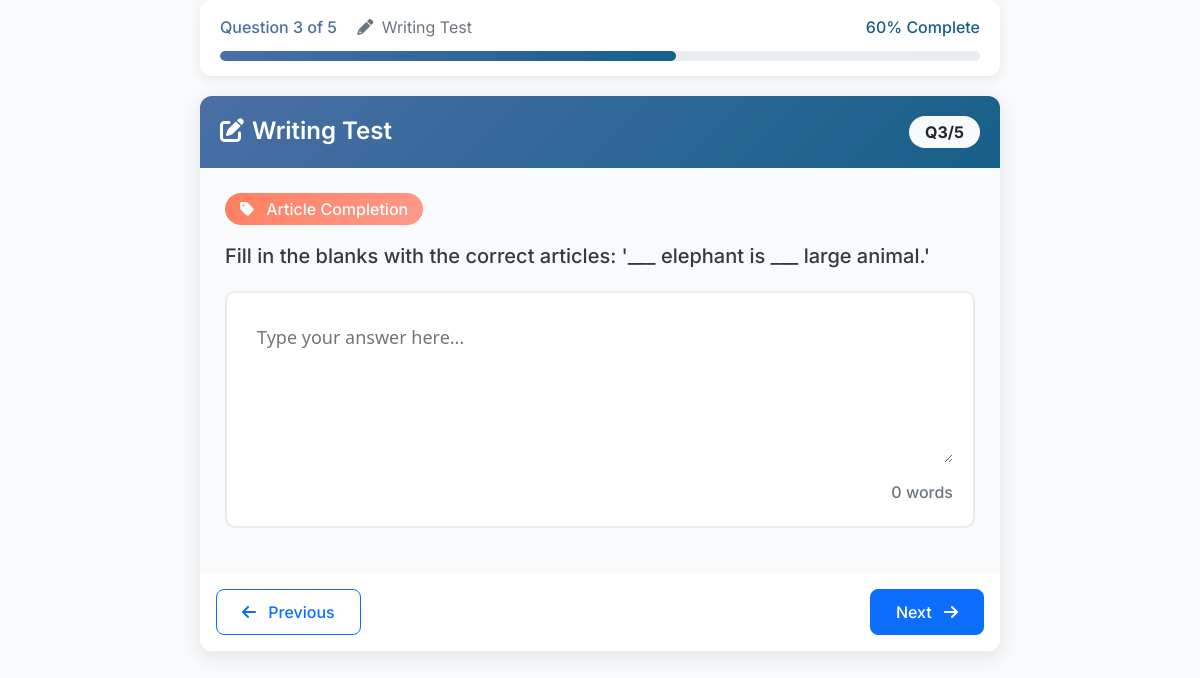
Screenshot of /writing/test/2/question/3/ (signed in) with the database file from the repository.
### writing/models.py (models this page shows, shortened)
class WritingQuestion(models.Model):
    QUESTION_TYPES = [
        ('picture_description', 'Picture Description'),
        ('tense_change', 'Tense Change'),
        ('article_complete', 'Article Completion'),
        ('dictation', 'Dictation'),
        ('grammar_correction', 'Grammar Correction'),
    ]
    test = models.ForeignKey(WritingTest, on_delete=models.CASCADE, related_name='questions')
    order = models.IntegerField(default=1)
    question_type = models.CharField(max_length=50, choices=QUESTION_TYPES)
    prompt = models.TextField()
    correct_answer = models.TextField(help_text="Main correct answer for auto-checking")
    acceptable_answers = models.JSONField(default=list, blank=True, help_text="List of other acceptable answers in JSON format")
    explanation = models.TextField(blank=True)
    picture_filename = models.CharField(max_length=200, blank=True, help_text="Name of image file in static folder")
    required_keywords = models.JSONField(default=list, blank=True, help_text="Keywords that should be present")
    min_sentences = models.IntegerField(default=2)
    min_words = models.IntegerField(default=15)
    max_words = models.IntegerField(default=50)
    audio_filename = models.CharField(max_length=200, blank=True, help_text="Name of audio file for dictation")

### writing/views.py (the view)
# urls.py: path('test/<int:test_id>/question/<int:question_number>/', views.writing_question, name='writing_question'),
@login_required
@pretest_access_required('writing')
def writing_question(request, test_id, question_number):
    test = get_object_or_404(WritingTest, id=test_id, is_active=True)
    try:
        question = WritingQuestion.objects.get(test=test, order=question_number)
    except WritingQuestion.DoesNotExist:
        return redirect('writing:writing_test_home', test_id=test.id)
    total_questions = test.questions.count()
    session_key = get_session_key(request)
    previous_response = WritingResponse.objects.filter(
        session_key=session_key,
        question=question
    ).first()
    next_question = question_number + 1 if question_number < total_questions else None
    prev_question = question_number - 1 if question_number > 1 else None
    progress_percentage = int((question_number / total_questions) * 100)
    context = {
        'test': test,
        'question': question,
        'question_number': question_number,
        'total_questions': total_questions,
        'progress_percentage': progress_percentage,
        'next_question': next_question,
        'prev_question': prev_question,
        'previous_answer': previous_response.user_answer if previous_response else '',
    }
    return render(request, 'writing/writing_question.html', context)

### home_page/context_processors.py (called while the page is built)
def user_profile_context(request):
    context = {
        'user_logged_in': request.user.is_authenticated,
        'pretest_completed': False,
        'user_profile': None,
    }
    if request.user.is_authenticated:
        try:
            profile = StudentProfile.objects.get(user=request.user)
            context['user_profile'] = profile
            context['pretest_completed'] = profile.pretest_completed
        except StudentProfile.DoesNotExist:
            profile = StudentProfile.objects.create(user=request.user)
            context['user_profile'] = profile
            context['pretest_completed'] = False
    return context

### writing/views.py (called while the page is built)
def get_session_key(request):
    if not request.session.session_key:
        request.session.create()
    return request.session.session_key

### writing/templates/writing/writing_question.html (shortened to what this page needs)
{% extends 'writing/base.html' %}
{% load static %}
{% block content %}
<div class="writing-container">
    <div class="progress-container">
        <div class="d-flex justify-content-between align-items-center">
            <div>
                <span class="progress-text" style="color: #4a6fa5;">
                    Question {{ question_number }} of {{ total_questions }}
                </span>
                <span class="text-muted ms-3">
                    <i class="fas fa-pencil-alt me-1"></i>
                    Writing Test
                </span>
            </div>
            <span class="progress-text" style="color: #166088;">
                {{ progress_percentage }}% Complete
            </span>
        </div>
        <div class="progress">
            <div class="progress-bar" role="progressbar"
                 style="width: {{ progress_percentage }}%"
                 aria-valuenow="{{ progress_percentage }}"
                 aria-valuemin="0"
                 aria-valuemax="100">
            </div>
        </div>
    </div>
    <div class="question-card">
        <div class="question-header">
            <div class="d-flex justify-content-between align-items-center">
                <h3 class="mb-0">
                    <i class="fas fa-edit me-2"></i>Writing Test
                </h3>
                <div class="badge bg-light text-dark px-3 py-2 rounded-pill">
                    Q{{ question_number }}/{{ total_questions }}
                </div>
            </div>
        </div>
        <div class="question-body">
            <div class="mb-3">
                <span class="question-type-badge badge"
                      style="background: linear-gradient(135deg, #ff7e5f, #ff9a8b); color: white;">
                    <i class="fas fa-tag me-2"></i>
                    {{ question.get_question_type_display }}
                </span>
            </div>
            <div class="mb-3">
                <div class="question-prompt">
                    {{ question.prompt|linebreaks }}
                </div>
            </div>
            <div class="answer-box">
                <form id="answerForm">
                    <textarea id="userAnswer"
                              class="answer-textarea"
                              placeholder="Type your answer here..."
                              oninput="updateWordCount()"
                              spellcheck="false"
                              autocorrect="off"
                              autocapitalize="off"
                              autocomplete="off">{{ previous_answer }}</textarea>
                    <div class="word-counter">
                        <span id="wordCount">0</span> words
                    </div>
                </form>
            </div>
        </div>
        <div class="card-footer bg-white border-0 pt-3 pb-3">
            <div class="d-flex justify-content-between">
                {% if prev_question %}
                <a href="{% url 'writing:writing_question' test.id prev_question %}"
                   class="btn btn-outline-primary"
                   onclick="return autoSaveAndNavigate(this.href, 'prev')">
                    <i class="fas fa-arrow-left me-2"></i> Previous
                </a>
                {% else %}
                <div></div>
                {% endif %}
                <div>
                    {% if next_question %}
                    <a href="{% url 'writing:writing_question' test.id next_question %}"
                       class="btn btn-primary"
                       onclick="return autoSaveAndNavigate(this.href, 'next')">
                        Next <i class="fas fa-arrow-right ms-2"></i>
                    </a>
                    {% else %}
                    <button class="btn btn-warning" onclick="autoSaveAndFinish()">
                        <i class="fas fa-flag-checkered me-2"></i> Finish Test
                    </button>
                    {% endif %}
                </div>
            </div>
        </div>
    </div>
</div>
{% endblock %}

### writing/static/writing/css/styles.css (style rules this page uses)
:root { --primary-color: #4a6fa5; --secondary-color: #166088; --accent-color: #ff7e5f; --success-color: #28a745; --warning-color: #ffc107; --danger-color: #dc3545; }
body { background: linear-gradient(135deg, #f8f9fa 0%, #e9ecef 100%); font-family: 'Segoe UI', Tahoma, Geneva, Verdana, sans-serif; min-height: 100vh; }

### writing/templates/writing/base.html (style rules this page uses)
body { font-family: 'Inter', sans-serif; background: #f8fafc; font-size: 16px; line-height: 1.6; margin: 0; padding: 0; }

### writing/templates/writing/writing_question.html (style rules this page uses)
.writing-container { max-width: 800px; margin: 0 auto; }
.progress-container { background: white; border-radius: 12px; padding: 15px 20px; box-shadow: 0 3px 10px rgba(0,0,0,0.08); margin-bottom: 20px; }
.progress { height: 10px; border-radius: 5px; background-color: #e9ecef; margin-top: 10px; }
.progress-bar { background: linear-gradient(90deg, #4a6fa5, #166088); border-radius: 5px; }
.question-card { border: none; border-radius: 12px; box-shadow: 0 5px 20px rgba(0,0,0,0.1); overflow: hidden; }
.question-header { background: linear-gradient(135deg, #4a6fa5, #166088); color: white; padding: 20px; }
.question-body { padding: 25px; }
.answer-box { border: 2px solid #e9ecef; border-radius: 10px; padding: 20px; margin: 20px 0; transition: all 0.3s ease; background: white; }
.answer-textarea { width: 100%; border: none; outline: none; resize: vertical; min-height: 150px; font-size: 18px; line-height: 1.6; font-family: 'Segoe UI', Tahoma, Geneva, Verdana, sans-serif; padding: 10px; }
.word-counter { text-align: right; color: #6c757d; font-size: 16px; margin-top: 10px; font-weight: 500; }
.question-prompt { font-size: 20px; font-weight: 500; line-height: 1.5; color: #343a40; margin-bottom: 20px; }
.question-type-badge { font-size: 16px; font-weight: 500; padding: 8px 16px; border-radius: 20px; }
.btn { font-size: 16px; padding: 10px 25px; border-radius: 8px; font-weight: 500; }
.question-header h3 { font-size: 24px; font-weight: 600; }
.badge { font-size: 16px; padding: 8px 15px; }
.progress-text { font-size: 16px; font-weight: 500; }

### rows the page displays
WritingQuestion: question_type "Article Completion", prompt "Fill in the blanks with the correct articles: '___ elephant is ___ large animal.'"

### other values shown
{{ question_number }} "3"
{{ total_questions }} "5"
{{ progress_percentage }} "60"
